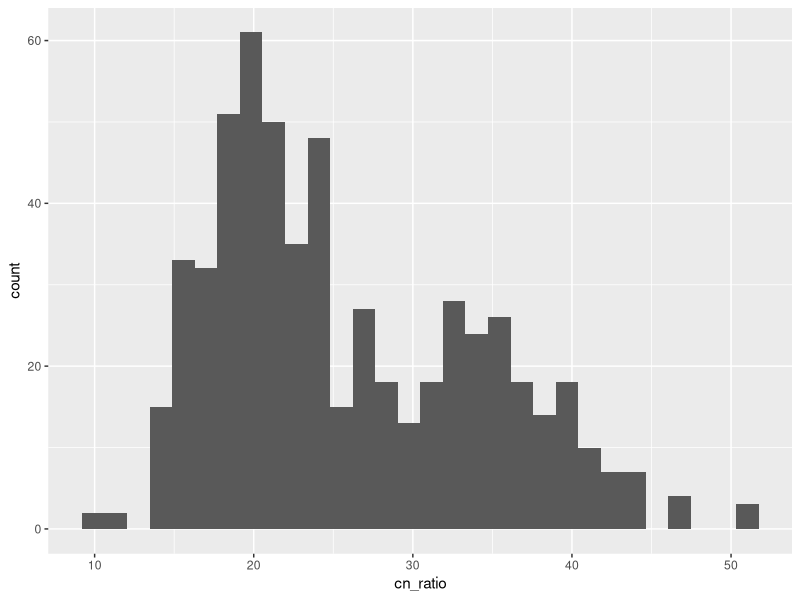
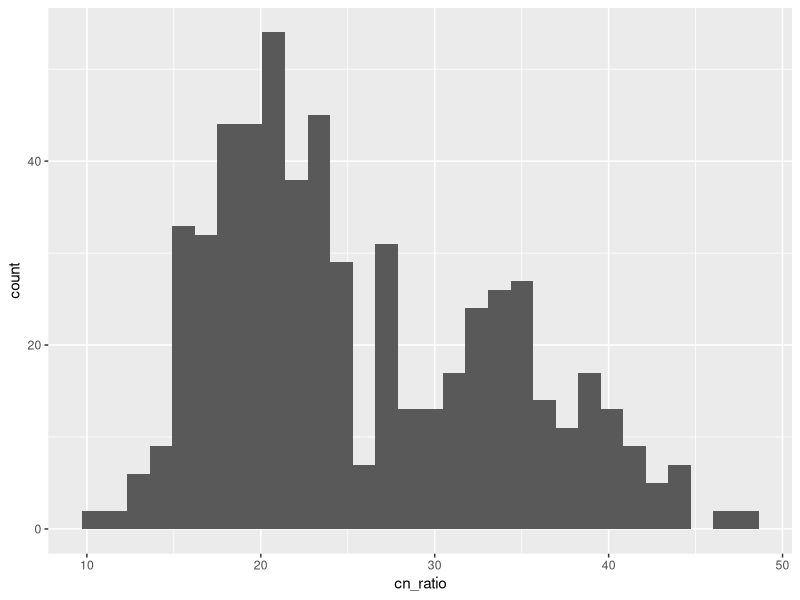
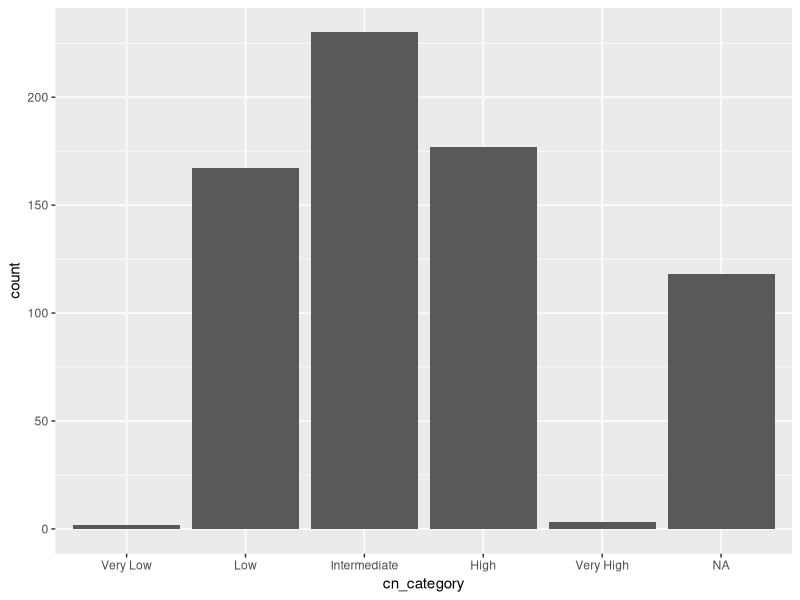

The R source for these figures, in order:
# open libraries
library(tidyverse)
library(readxl)

# open soil metadata
soil_meta <- read_xlsx("soil_metadata.xlsx")

# select for needed columns
soil_select <- select(soil_meta, `#SampleID`, `Sample Accession`, `Sample Alias`, Ecozone, Region, Site, 
                      `Environmental Source`, `Phylogenetic Marker`, `Target Gene Subfragment`, `Collection Date`, 
                      `Sampling Depth`, Elevation, `Mean Annual Temperature (Celsius)`, `Total Carbon`, `Total Nitrogen`, pH, `CN Ratio`)

soil_select <- rename(soil_select, `elevation_m` = `Elevation`, `sampling_depth_m` = `Sampling Depth`, 
                      `mean_annual_temp_C` = `Mean Annual Temperature (Celsius)`, `ph` = `pH`, `cn_ratio` = 
                        `CN Ratio`, `total_carbon` = `Total Carbon`, `total_nitrogen` = `Total Nitrogen`)                 

soil_select$ph <- as.numeric(soil_select$ph)


soil_bins <- c(-Inf, 3, 5, 6.5, 7.5, 9, 11, Inf)

soil_bin_labels <- c("Strongly Acidic", "Moderately Acidic", "Slightly Acidic", 
                    "Neutral", "Slightly Basic", "Moderately Basic", "Strongly Basic")

soil_select$ph[soil_select$ph == 0.0] <- NA # Some of the 0.0 values in ph column are supposed to be NA
sum(is.na(soil_select$ph))
sum(!is.na(soil_select$ph))

soil_select$ph_category <- cut(soil_select$ph, # make new column "ph_category"
                               breaks = soil_bins,        # cut function: divides numeric into intervals and labels them according to assigned labels
                               labels = soil_bin_labels, 
                               right = FALSE)

category_counts_soil <- table(soil_select$ph_category)
category_counts_df_soil <- as.data.frame(category_counts_soil)

#Convert C:N ratio to numeric
soil_select$cn_ratio <- as.numeric(soil_select$cn_ratio)
range(soil_select$cn_ratio, na.rm = TRUE)
ggplot(soil_select, aes(x=cn_ratio)) +
  geom_histogram()

#looking at C:N ratio after removing NA and those over 50
soil_cn <- soil_select %>% filter(!is.na(cn_ratio) & cn_ratio < 50)
range(soil_cn$cn_ratio, na.rm = TRUE)
ggplot(soil_cn, aes(x=cn_ratio)) +
  geom_histogram()

#Adding bins for C:N ratio
cn_bins <- c(-Inf, 10, 20, 30, 50, Inf)

cn_bin_labels <- c("Very Low", "Low", "Intermediate", "High", "Very High")

soil_select$cn_category <- cut(soil_select$cn_ratio, # make new column "ph_category"
                               breaks = cn_bins,        # cut function: divides numeric into intervals and labels them according to assigned labels
                               labels = cn_bin_labels, 
                               right = FALSE)

ggplot(soil_select, aes(x=cn_category)) +
  geom_bar()

write.table(soil_select, file = "soil_metadata.tsv", sep = "\t", row.names = FALSE, col.names = TRUE, quote = FALSE)

